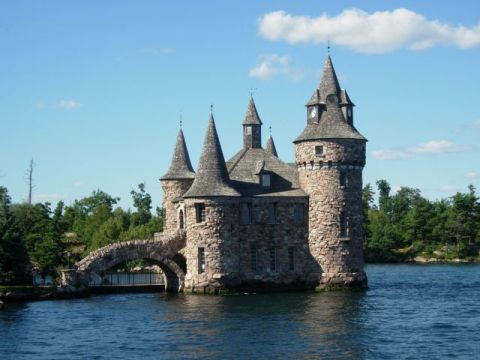
//> input picture pictures/boldt.bmp, 480 x 360 px; the run also reads 1 picture not shown here
$ ./filters   (built with g++ and OpenCV 4)
//> lines starting //> are read from the running program, lines starting //| are printed output that depends on the picture
// [16 lines of licence text are left out]

#include <iostream>
#include <opencv2/core/core.hpp>
#include <opencv2/imgproc/imgproc.hpp>
#include <opencv2/highgui/highgui.hpp>

int main()
{
	// Read input image
    cv::Mat image= cv::imread("D://workspace//pictures//boldt.bmp",0);
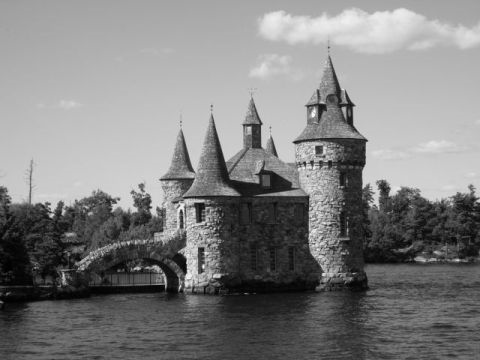
//> image: 360 rows x 480 cols, CV_8UC1; min 0, max 254, mean 128.9
	if (!image.data)
		return 0;

    // Display the image
	cv::namedWindow("Original Image");
	cv::imshow("Original Image",image);

	// Blur the image
	cv::Mat result;
	cv::GaussianBlur(image,result,cv::Size(5,5),1.5);
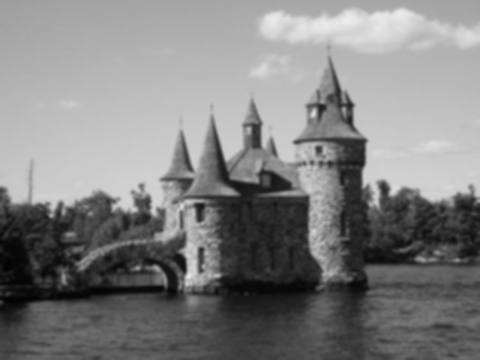
//> result: 360 rows x 480 cols, CV_8UC1; min 2, max 237, mean 128.9

    // Display the blurred image
	cv::namedWindow("Gaussian filtered Image");
	cv::imshow("Gaussian filtered Image",result);

	// Get the gaussian kernel (1.5)
	cv::Mat gauss= cv::getGaussianKernel(9,1.5,CV_32F);

	// Display kernel values
	cv::Mat_<float>::const_iterator it= gauss.begin<float>();
	cv::Mat_<float>::const_iterator itend= gauss.end<float>();
	std::cout << "[";
	for ( ; it!= itend; ++it) {
		std::cout << *it << " ";
	}
	std::cout << "]" << std::endl;

	// Get the gaussian kernel (0.5)
	gauss= cv::getGaussianKernel(9,0.5,CV_32F);

	// Display kernel values
	it= gauss.begin<float>();
	itend= gauss.end<float>();
	std::cout << "[";
	for ( ; it!= itend; ++it) {
		std::cout << *it << " ";
	}
	std::cout << "]" << std::endl;

	// Get the gaussian kernel (2.5)
	gauss= cv::getGaussianKernel(9,2.5,CV_32F);

	// Display kernel values
	it= gauss.begin<float>();
	itend= gauss.end<float>();
	std::cout << "[";
	for ( ; it!= itend; ++it) {
		std::cout << *it << " ";
	}
	std::cout << "]" << std::endl;

	// Get the Deriv kernel (2.5)
	cv::Mat kx, ky;
    cv::getDerivKernels(kx,ky,2,2,7,true);

	// Display kernel values
	cv::Mat_<float>::const_iterator kit= kx.begin<float>();
	cv::Mat_<float>::const_iterator kitend= kx.end<float>();
	std::cout << "[";
	for ( ; kit!= kitend; ++kit) {
		std::cout << *kit << " ";
	}
	std::cout << "]" << std::endl;

	// Blur the image with a mean filter
	cv::blur(image,result,cv::Size(5,5));

    // Display the blurred image
	cv::namedWindow("Mean filtered Image");
	cv::imshow("Mean filtered Image",result);

	// Read input image with salt&pepper noise
    image= cv::imread("D://workspace//pictures//salted.bmp",0);
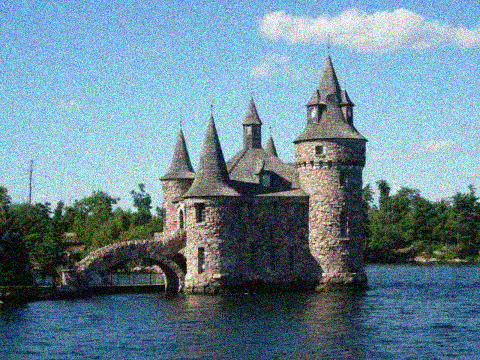
//> input picture pictures/salted.bmp, 480 x 360 px
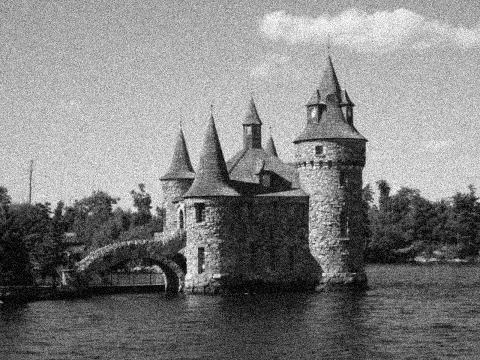
//> image: 360 rows x 480 cols, CV_8UC1; min 0, max 255, mean 128.5
	if (!image.data)
		return 0;

    // Display the S&P image
	cv::namedWindow("S&P Image");
	cv::imshow("S&P Image",image);

	// Blur the image with a mean filter
	cv::blur(image,result,cv::Size(5,5));

    // Display the blurred image
	cv::namedWindow("Mean filtered S&P Image");
	cv::imshow("Mean filtered S&P Image",result);

	// Applying a median filter
	cv::medianBlur(image,result,5);

    // Display the blurred image
	cv::namedWindow("Median filtered S&P Image");
	cv::imshow("Median filtered S&P Image",result);

	// Reduce by 4 the size of the image (the wrong way)
    image= cv::imread("D://workspace//pictures//boldt.jpg",0);
//> image: 360 rows x 480 cols, CV_8UC1; min 0, max 254, mean 128.9
	cv::Mat reduced(image.rows/2,image.cols/2,CV_8U);

	for (int i=0; i<reduced.rows; i++)
		for (int j=0; j<reduced.cols; j++)
			reduced.at<uchar>(i,j)= image.at<uchar>(i*2,j*2);
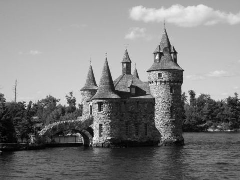
//> reduced: 180 rows x 240 cols, CV_8UC1; min 0, max 248, mean 128.9

    // Display the reduced image
	cv::namedWindow("Badly reduced Image");
	cv::imshow("Badly reduced Image",reduced);

	cv::waitKey();
	return 0;
}
